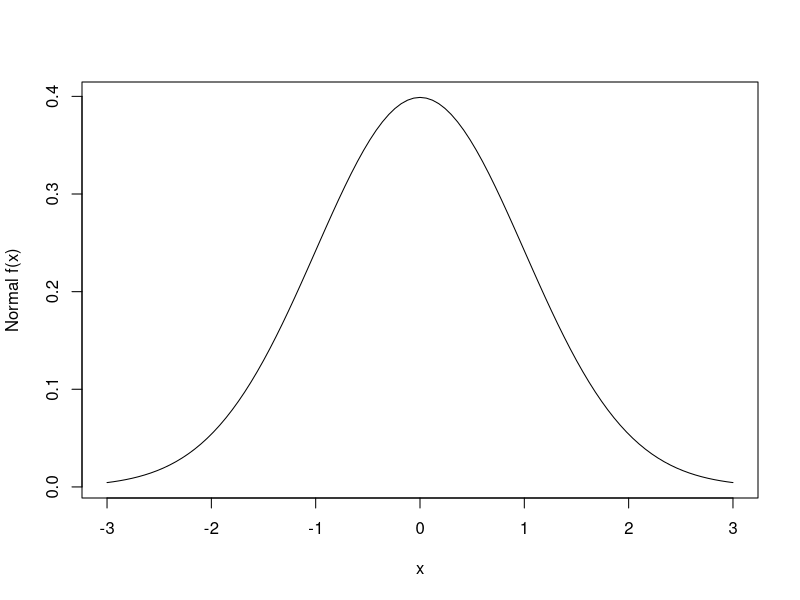
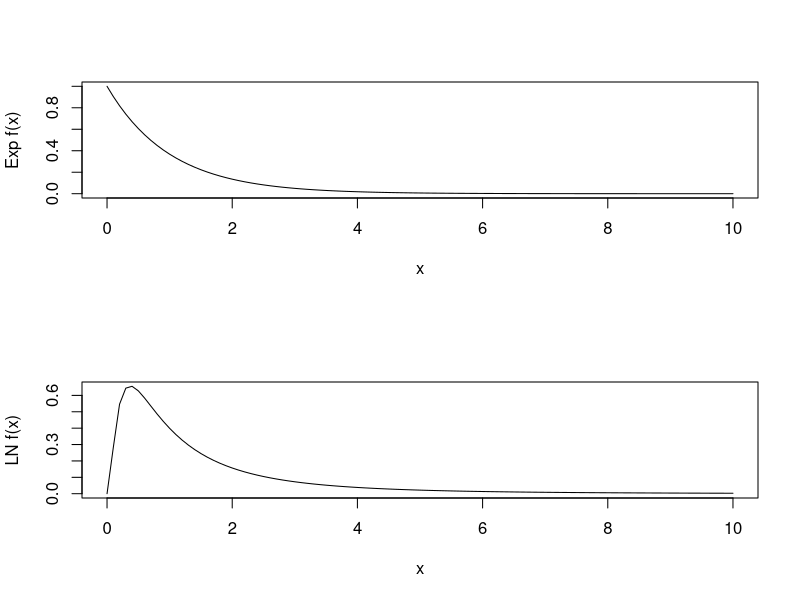
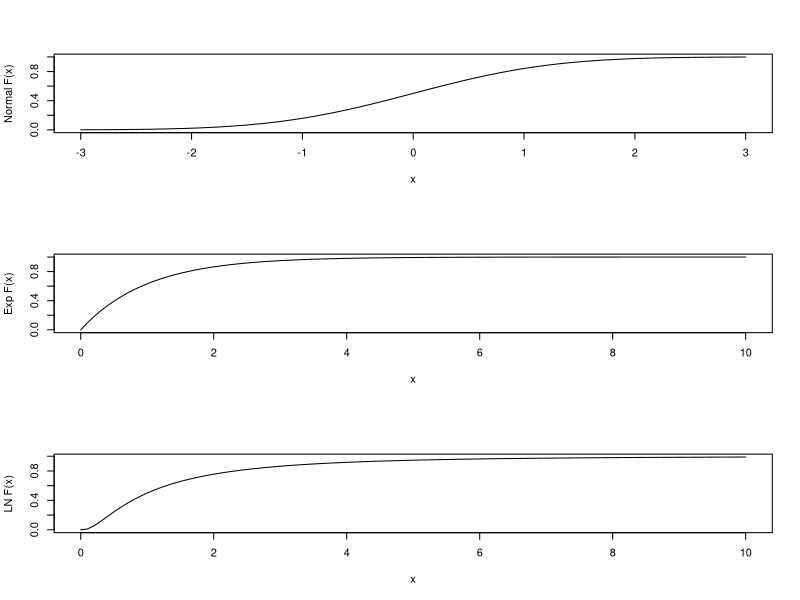
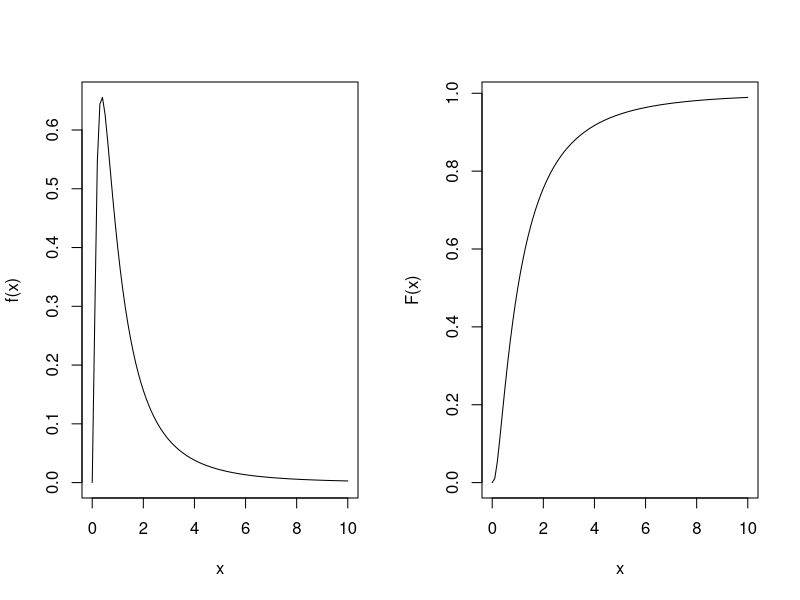
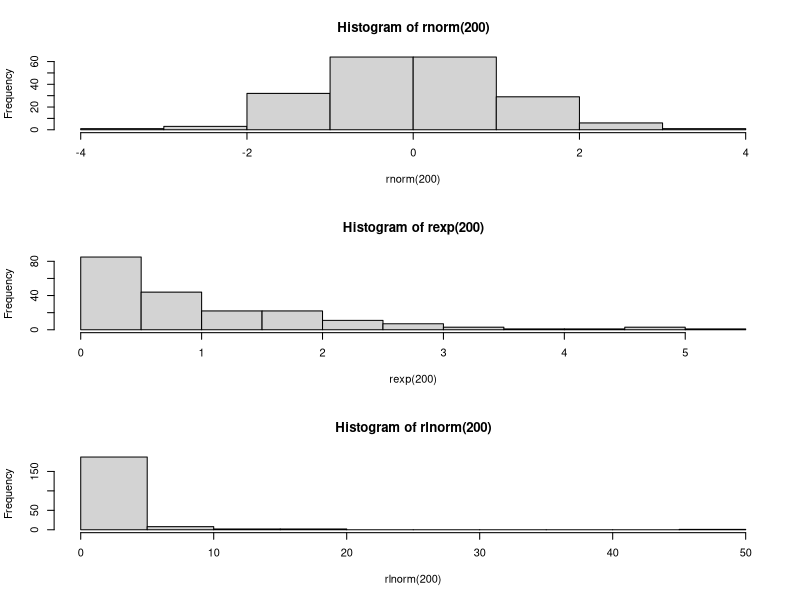
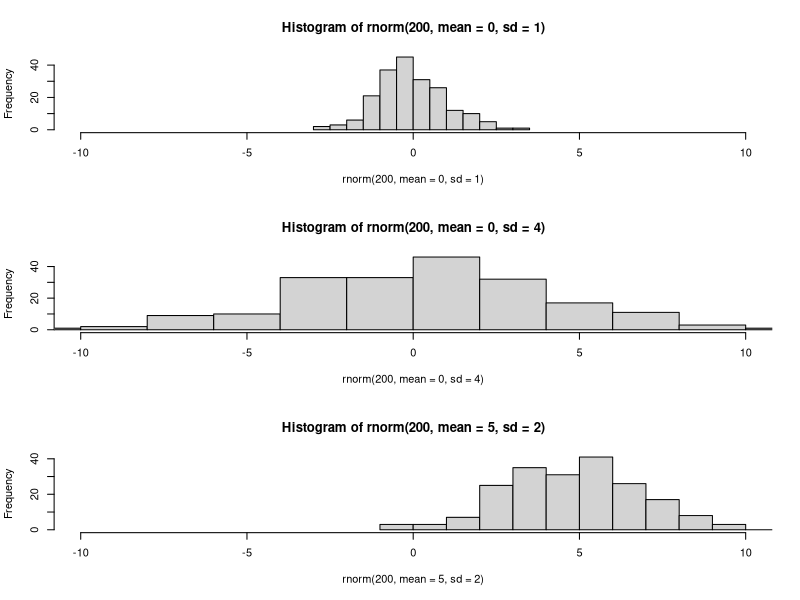
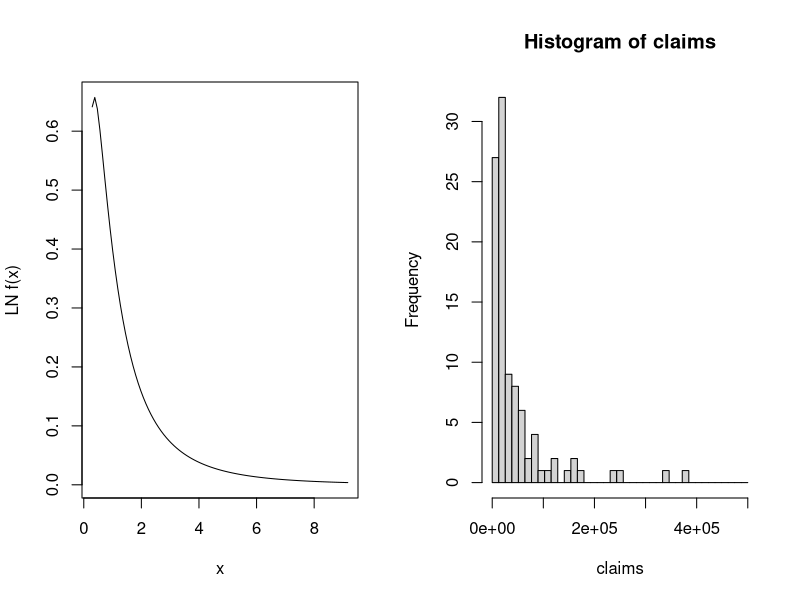

The R script that drew these images, in order:
## ---- chunk 1
plot(function(x) dnorm(x), -3, 3, ylab="Normal f(x)")
## ---- chunk 2
oldpar = par(mfrow = c(2,1))
plot(function(x) dexp(x), 0, 10, ylab="Exp f(x)")
plot(function(x) dlnorm(x), 0, 10, ylab="LN f(x)")
par(oldpar)
## ---- chunk 3
oldpar = par(mfrow = c(3,1))
plot(function(x) pnorm(x), -3, 3, ylab="Normal F(x)")
plot(function(x) pexp(x), 0, 10, ylab="Exp F(x)")
plot(function(x) plnorm(x), 0, 10, ylab="LN F(x)")
par(oldpar)
## ---- chunk 4
oldpar = par(mfrow = c(1,2))
plot(function(x) dlnorm(x), 0, 10, ylab="f(x)")
plot(function(x) plnorm(x), 0, 10, ylab="F(x)")
## ---- chunk 5
oldpar = par(mfrow = c(3,1))
hist(rnorm(200))
hist(rexp(200))
hist(rlnorm(200))
par(oldpar)
## ---- chunk 6
oldpar = par(mfrow = c(3,1))
set.seed(1234)
hist(rnorm(200, mean=0, sd=1), xlim=c(-10, 10), breaks=10)
hist(rnorm(200, mean=0, sd=4), xlim=c(-10, 10), breaks=10)
hist(rnorm(200, mean=5, sd=2), xlim=c(-10, 10), breaks=10)
par(oldpar)
## ---- chunk 7
set.seed(1234)
sample(1:100, 10)
## ---- chunk 8
sample(1:3, prob=c(1,1,100), replace=TRUE)
## ---- chunk 9
set.seed(1234)
letters[sample(length(letters))]
## ---- chunk 10
class <- c("A", "B", "C", "D")
freq <- 1 / 1e5
exposure <- 1e6 * c(35, 40, 55, 20)
meanSeverity <- c(8, 7, 12, 10)
set.seed(1234)
numClaims <- rpois(length(exposure), exposure * freq)
dfClass <- data.frame(class, exposure, meanSeverity = exp(meanSeverity), numClaims)

severity <- lapply(numClaims, rlnorm, meanlog=meanSeverity)
class <- rep(class, numClaims)
dfClaims <- data.frame(class, severity = unlist(severity))
## ---- chunk 11
severity <- 10000
CV <- .3
sigma <- sqrt(log(1 + CV^2))
mu <- log(severity) - sigma^2/2
plot(function(x) dlnorm(x), mu, sigma, ylab="LN f(x)")
## ---- chunk 12
set.seed(1234)
claims = rlnorm(100, meanlog=log(30000), sdlog=1)
hist(claims, breaks=seq(1, 500000, length.out=40))
